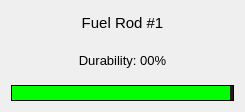
<?xml version="1.0" encoding="UTF-8"?>
<ui version="4.0">
 <class>Form</class>
 <widget class="QWidget" name="Form">
  <property name="geometry">
   <rect>
    <x>0</x>
    <y>0</y>
    <width>245</width>
    <height>112</height>
   </rect>
  </property>
  <property name="font">
   <font>
    <family>Arial</family>
   </font>
  </property>
  <property name="windowTitle">
   <string>Form</string>
  </property>
  <layout class="QGridLayout" name="gridLayout">
   <item row="0" column="0">
    <widget class="QWidget" name="verticalWidget" native="true">
     <layout class="QVBoxLayout" name="verticalLayout" stretch="1,2,0">
      <property name="spacing">
       <number>0</number>
      </property>
      <property name="leftMargin">
       <number>0</number>
      </property>
      <property name="topMargin">
       <number>0</number>
      </property>
      <property name="rightMargin">
       <number>0</number>
      </property>
      <property name="bottomMargin">
       <number>0</number>
      </property>
      <item>
       <widget class="QLabel" name="rod_name_label">
        <property name="baseSize">
         <size>
          <width>0</width>
          <height>0</height>
         </size>
        </property>
        <property name="font">
         <font>
          <pointsize>11</pointsize>
         </font>
        </property>
        <property name="focusPolicy">
         <enum>Qt::ClickFocus</enum>
        </property>
        <property name="text">
         <string>Fuel Rod #1</string>
        </property>
        <property name="alignment">
         <set>Qt::AlignCenter</set>
        </property>
        <property name="wordWrap">
         <bool>true</bool>
        </property>
        <property name="textInteractionFlags">
         <set>Qt::LinksAccessibleByMouse</set>
        </property>
       </widget>
      </item>
      <item>
       <widget class="QLabel" name="durability_label">
        <property name="sizePolicy">
         <sizepolicy hsizetype="Preferred" vsizetype="Preferred">
          <horstretch>0</horstretch>
          <verstretch>2</verstretch>
         </sizepolicy>
        </property>
        <property name="font">
         <font>
          <pointsize>10</pointsize>
         </font>
        </property>
        <property name="focusPolicy">
         <enum>Qt::ClickFocus</enum>
        </property>
        <property name="text">
         <string>Durability: 00%</string>
        </property>
        <property name="alignment">
         <set>Qt::AlignCenter</set>
        </property>
        <property name="textInteractionFlags">
         <set>Qt::LinksAccessibleByMouse</set>
        </property>
       </widget>
      </item>
      <item>
       <widget class="QProgressBar" name="damage_progress">
        <property name="sizePolicy">
         <sizepolicy hsizetype="Preferred" vsizetype="Preferred">
          <horstretch>0</horstretch>
          <verstretch>0</verstretch>
         </sizepolicy>
        </property>
        <property name="styleSheet">
         <string notr="true">QProgressBar {
    background-color: #1c1c1c;      /* dunkler Hintergrund, fast schwarz */
    border: 1px solid #000;
    height: 8px;
    text-align: center;
    color: transparent;             /* Text unsichtbar machen */
}

QProgressBar::chunk {
    background-color: #00ff00;      /* Standard: grün */
    margin: 0px;
}</string>
        </property>
        <property name="value">
         <number>99</number>
        </property>
        <property name="textVisible">
         <bool>false</bool>
        </property>
       </widget>
      </item>
     </layout>
    </widget>
   </item>
  </layout>
 </widget>
 <resources/>
 <connections/>
</ui>
